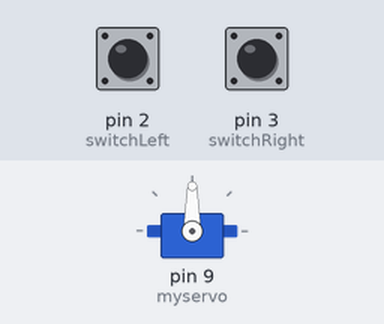
Recording of a sketch running on a simulated Arduino Uno, built with avr-gcc and run on an emulated ATmega328P. Parts: servo. Inputs (shaded band) come from the test bench; at power-on: pin 2 (switchLeft) HIGH, pin 3 (switchRight) HIGH.

Above: at 1.2 s.
1.3 s: pin 2 (switchLeft) pulled LOW for 0.15 s
At 2.1 s:
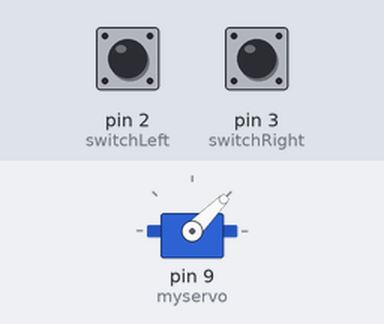
2.9 s: pin 3 (switchRight) pulled LOW for 1 s
At 3.6 s:
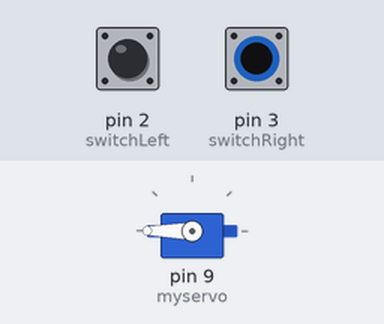
5.4 s: pin 2 (switchLeft) pulled LOW for 1 s
At 6.9 s:
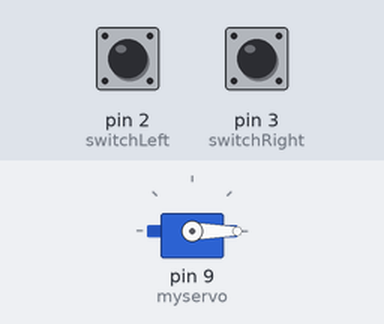
7.9 s: pin 3 (switchRight) pulled LOW for 0.15 s
At 8.3 s:
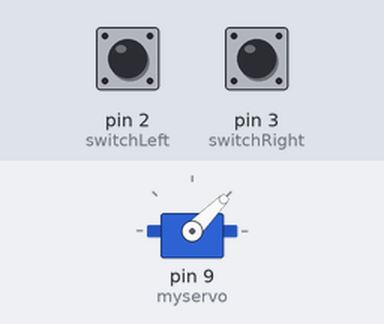
9.5 s: pin 3 (switchRight) pulled LOW for 3.2 s
At 9.8 s:
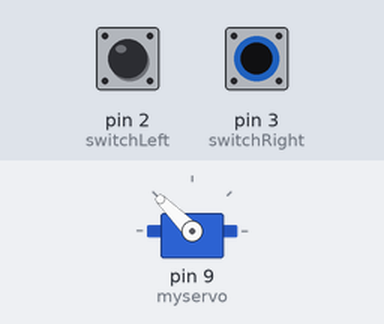
Timing chart, 0 to 12.5 s (numbered marks = the images above; inputs shaded):
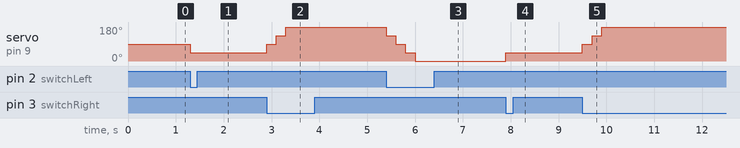

The sketch:

Servo_sw.ino
```cpp
#include <Servo.h>

Servo myservo;

const int switchLeft = 2;
const int switchRight = 3;

int angle = 90;

void setup() {
  myservo.attach(9);
  pinMode(switchLeft, INPUT_PULLUP);
  pinMode(switchRight, INPUT_PULLUP);
}

void loop() {
  if (digitalRead(switchLeft) == LOW) {
    angle -= 45;
    if (angle < 0) {
      angle = 0;
    }
    myservo.write(angle);
    delay(200);
  }

  if (digitalRead(switchRight) == LOW) {
    angle += 45;
    if (angle > 180) {
      angle = 180;
    }
    myservo.write(angle);
    delay(200);
  }

}
```

Measured:
- after the input at 1.3 s, servo on pin 9 (myservo): 90° → 45° at once
- after the input at 2.9 s, servo on pin 9 (myservo): 45° → 90° at once, → 135° 0.20 s later, → 180° 0.20 s later
- after the input at 5.4 s, servo on pin 9 (myservo): 180° → 135° at once, → 90° 0.20 s later, → 45° 0.20 s later, → 0° 0.20 s later
- after the input at 7.9 s, servo on pin 9 (myservo): 0° → 45° at once
- after the input at 9.5 s, servo on pin 9 (myservo): 45° → 90° at once, → 135° 0.20 s later, → 180° 0.20 s later
